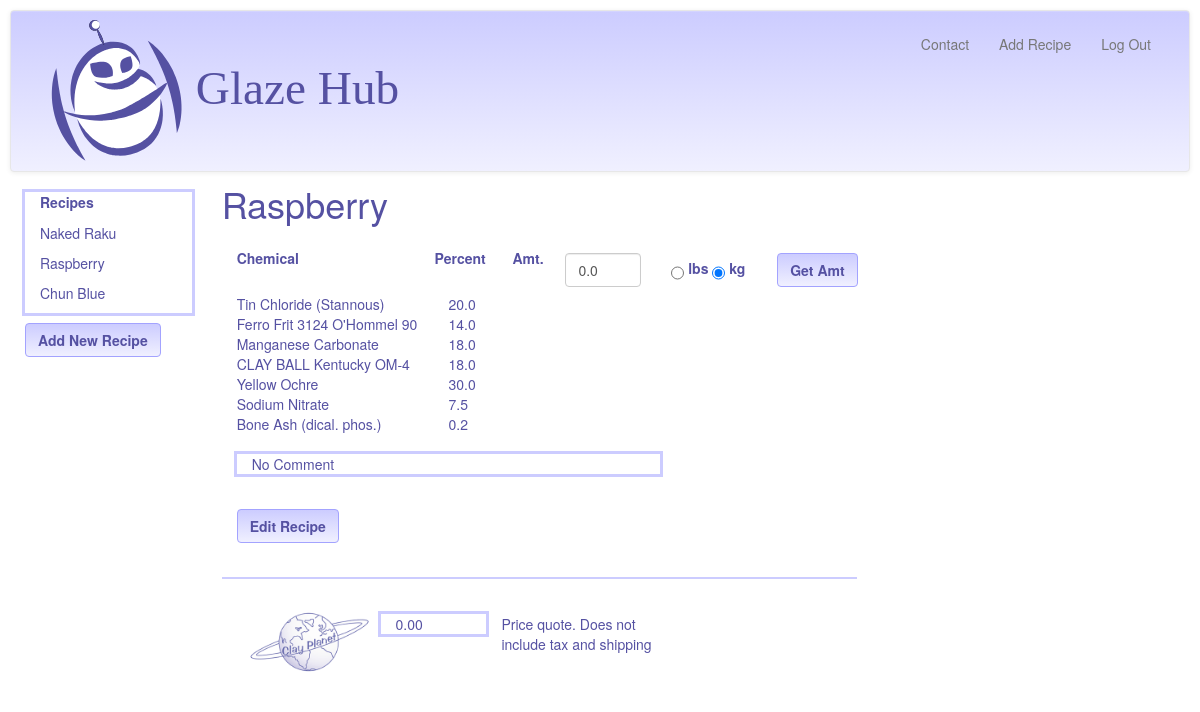
The app's page /recipecomps/4/Raspberry (signed in) with its own data.
### model.py (models this page shows, shortened)
class Recipe(Base):
    __tablename__ = "recipes"
    id = Column(Integer, primary_key=True)
    recipe_name = Column(String(120))
    user_id = Column(Integer, ForeignKey('users.id'))
    user_notes = Column(String(3000), nullable=True)
    user = relationship("User", backref=backref("recipes", order_by=id))
    @classmethod
    def getRecipeNamesByUserID(cls, user_id):
        return session.query(Recipe).filter_by(user_id=user_id).all()
    @classmethod
    def getRecipeIDByName(cls, recipe_name, user_id):
        return session.query(Recipe).\
            filter_by(recipe_name=recipe_name).\
            filter_by(user_id=user_id).first()

class Component(Base):
    __tablename__ = "components"
    id = Column(Integer, primary_key=True)
    chem_id = Column(Integer, ForeignKey('chemicals.id'), nullable=False)
    recipe_id = Column(Integer, ForeignKey('recipes.id'), nullable=False)
    percentage = Column(Float, nullable=False)
    chem = relationship("Chem", backref=backref("components", order_by=id))
    recipe = relationship("Recipe", backref=backref("components", order_by=id))
    @classmethod
    def getComponentsByRecipeID(cls, recipe_id):
        return session.query(Component).filter_by(recipe_id=recipe_id).all()

class Chem(Base):
    __tablename__ = "chemicals"
    id = Column(Integer, primary_key=True)
    chem_name = Column(String(120))
    quarter = Column(Float)
    half = Column(Float)
    onelb = Column(Float)
    fivelb = Column(Float)
    tenlb = Column(Float)
    twentyfivelb = Column(Float)
    fiftylb = Column(Float)
    onehundlb = Column(Float)
    fivehundlb = Column(Float)

### glazehub.py (the view)
@app.route("/recipecomps/<int:userViewID>/<recipeName>")
def recipe(userViewID, recipeName):
    displayRecipes = showUserRecipeList(userViewID)
    userLoginID = session["user_id"]
    if checkUserLoginID(userLoginID, userViewID):
        userViewID = userLoginID
        recipes = model.Recipe.getRecipeNamesByUserID(userLoginID)
        return render_template("user_recipes.html", displayRecipes=recipes)
    else:
        recipe = model.Recipe.getRecipeIDByName(recipeName, userViewID)
        components = model.Component.getComponentsByRecipeID(recipe.id)
    messageToUser = None
    price_quote = 0.00
    batchComp = []
    wholeNumList = []
    frctnList = []
    batchsize = None
    unit_sys = "unitSys"
    lbschecked = ""
    kgchecked = 'checked = "checked"'
    return render_template("/recipecomps.html/", user_id=userViewID,
                           recipe_name=recipeName, components=components,
                           batchComp=batchComp,
                           displayRecipes=displayRecipes,
                           user_notes=recipe.user_notes,
                           messageToUser=messageToUser,
                           unitSys=unit_sys, batchsize=batchsize,
                           wholeNumList=wholeNumList, frctnList=frctnList,
                           lbschecked=lbschecked, kgchecked=kgchecked,
                           price_quote=price_quote)

### glazehub.py (called while the page is built)
def showUserRecipeList(userViewID):
    userLoginID = session["user_id"]
    if checkUserLoginID(userLoginID, userViewID):
        recipes = model.Recipe.getRecipeNamesByUserID(userLoginID)
        return recipes
    else:
        recipes = model.Recipe.getRecipeNamesByUserID(userViewID)
        return recipes

def checkUserLoginID(userLoginID, userViewID):
    if userLoginID != int(userViewID):
        flash("Invalid User ID. Here are your recipes.4")
    return False

### templates/recipecomps.html (shortened to what this page needs)
{% extends 'base.html' %}
{% block body %}
<div class = "col-sm-2">
	<div class = "col-sm-12" id = "recipe_list" style="outline: 3px solid #ccccff; margin-bottom:10px" >
    	<label class = "control-label" for="userRecipes">
			Recipes
		</label>
		{% for recipe in displayRecipes %}
		<ul style = "margin-top: 6px" class="recipe_names">
			<a class = "recipe_links" href = "/recipecomps/{{recipe.user_id}}/{{recipe.recipe_name }}">
				<li>{{ recipe.recipe_name }}</li></a>
		</ul>
		{% endfor %}
	</div>
	<div class = "row" id = "add_recipe_button">
		<div class = "col-sm-2">
			<a href = "/addRecipe/{{user_id}}">
			<button class ="btn btn-GH" id = "add_recipe">
					<strong>Add New Recipe</strong></button>
			</a>
		</div>
	</div>
</div>
	<div class = "col-sm-10" id = "recipe_section" style="margin-top:-2em">
		<h1>{{ recipe_name }}</h1>
		<div class = "col-sm-8" id = "recipe_list" >
			<div class = "row" style = "color:#5551a2">
				<div class = "col-sm-4" id = "chem_name" style = "margin-top:1em"><strong>Chemical
					</strong>
				</div>
				<div class = "col-sm-2" id = "percentage" style = "margin-top:1em; margin-left:-1em"><strong>Percent
					</strong>
				</div>
				<div class = "form-group" id = "amount_to_make" style = "margin-top:1em">
					<label class = "col-sm-1 control-label" style = "margin-left: -2em" for "amt">
						Amt.
					</label>
					<form action = "/recipecomps/{{user_id}}/{{recipe_name}}" method = "POST">
						<div class ="col-sm-2">
							{% if batchsize %}
								<input class = "form-control" type = "text" id = "batchsize"
										  name="batchsize" value = "{{batchsize}}"/>
							{% else %}
								<input class = "form-control" type = "text" id = "batchsize"
										  name="batchsize" value = "0.0"/>
							{% endif %}
						</div>
						<div class = "col-sm-2">
							<input class = "radio-GH"  type = "radio" name= "unitSys" value = "lbs"
								{{lbschecked}}/>
							<label for "pounds">lbs</label>
							<input class = "radio-GH" type = "radio" name= "unitSys" value = "kg"
								{{kgchecked}}/>
							<label for "metric">kg</label>
						</div>
						<div class = "col-sm-1">
							<button class ="btn btn-GH" style="margin-top:5px" type = "submit" id = "getAmount">
							<strong>Get Amt</strong></button>
						</div>
						<div class = "col-sm-8" id ="comp_percent_amt">
						{% for comp in components %}
							<div class = "row">
								<div class = "col-sm-6" >{{comp.chem.chem_name}}</div>
								<div class = "col-sm-2">{{comp.percentage}}</div>
							</div>
						{% endfor %}
						</div>
					</form>
				</div>
				<div class = "col-sm-4">
				</div>
			</div>
			<div class = "row">
				<div class = "col-sm-8"
					style="outline: 3px solid #ccccff; margin-top:20px; margin-left:15px;
						margin-bottom:20px">
					{{user_notes}}
				</div>
			</div>
			<div class = "row">
				<form action = "/editRecipe/{{user_id}}/{{recipe_name}}"
					<div class = "col-sm-2">
						<button class ="btn btn-GH" style="margin-top:15px" type = "submit" id = "editRecipe">
						<strong>Edit Recipe</strong></button>
					</div>
			<div class = "row">
				<hr noshade color ="#ccccff"></hr>
			</div>
		<form action = "/emailCP/{{user_id}}/{{recipe_name}}/{{batchsize}}">
			<div class = "row">
				<div class = "col-sm-3">
					<img id = "cplogo" src="/static/img/cplogo.png">
				</div>
				<div class = "col-sm-2" style="outline: 3px solid #ccccff; margin-top:15px">
					{%if batchsize%}
						{{"$%.2f" %price_quote}}
					{%else%}
						0.00
					{% endif %}
				</div>
				<div class = "col-sm-4" style="margin-top:15px">
					Price quote. Does not include tax and shipping
				</div>
			</div>
		</form>
	</div>
	</div>
{% endblock %}

### templates/base.html (shortened to what this page needs)
<html>
    <head>
        <link rel="stylesheet" href="/static/css/bootstrap.css" />
        <link rel="stylesheet" href="/static/css/style.css" />
    </head>
    <body>
        <div class="navbar navbar-default">
            <div class="container-fluid">
                <div class="navbar-header">
                    <img class = "header_logo" src="/static/img/ghlogo1114.svg"><a class="navbar-brand" href="/"></a>
                </div>
                <div class="navbar-collapse collapse">
                    <ul class="nav navbar-nav navbar-right">
                        <li ><a href="mailto:glazehub@gmail.com">Contact</a></li>
                        {% if session["user_id"] %}
                            <li><a href = "/addRecipe/{{user_id}}">Add Recipe</a><li>
                            <li ><a href="/logout"> {{"Log Out"}} </a></li>
                        {% else %}
                             <li ><a href="/enterRecipe">Calculator</a></li>
                            <li ><a href="/login">{{"Log In"}}</a></li>
                        {% endif %}
                    </ul>
                </div>
            </div>
        </div>
        {% block body %}{% endblock %}
    </body>
</html>

### static/css/style.css (style rules this page uses)
a:link { color:#5551a2; }
.header_logo { width: 350px; }
#cplogo { width:125px; margin:10px; }
body { margin:10px; font-family: "Helvetica Neue", Helvetica, "Segoe UI", Arial, freesans, sans-serif; color:#5551a2; }
ul.recipe_names { list-style-type: none; padding:0 0px; }
input { height:3em; margin-top: 5px; }
.navbar-default { background-image: -webkit-linear-gradient(top, #ccccff 0%, #f0f0ff 100%); background-image: -o-linear-gradient(top, #ccccff 0%, #f0f0ff 100%); background-image: -webkit-gradient(linear, left top, left bottom, from(#ccccff), to(#f0f0ff)); background-image: linear-gradient(to bottom, #ccccff 0%, #f0f0ff 100%); filter: progid:DXImageTransform.Microsoft.gradient(startColorstr='#ccccffccccffff', endColorstr='#ccccff0f0ff', GradientType=0); filter: progid:DXImageTransform.Microsoft.gradient(enabled = false); background-repeat: repeat-x; border-radius: 4px; padding:8px; -webkit-box-shadow: inset 0 1px 0 rgba(255, 255, 255, .15), 0 1px 5px rgba(0, 0, 0, .075); box-shadow: inset 0 1px 0 rgba(255, 255, 255, .15), 0 1px 5px rgba(0, 0, 0, .075); }
.btn-GH { background-image: -webkit-linear-gradient(top, #ccccff 0%, #f0f0ff 100%); background-image: -o-linear-gradient(top, #ccccff 0%, #f0f0ff 100%); background-image: -webkit-gradient(linear, left top, left bottom, from(#ccccff), to(#f0f0ff)); background-image: linear-gradient(to bottom, #ccccff 0%, #f0f0ff 100%); filter: progid:DXImageTransform.Microsoft.gradient(startColorstr='#ffccccff', endColorstr='#fff0f0ff', GradientType=0); filter: progid:DXImageTransform.Microsoft.gradient(enabled = false); background-repeat: repeat-x; border-color: #a3a3ff; color:#5551a2; }
hr { border-color:#ccccff; border-width: 2px; }
.radio-GH, .checkbox-inline { display: inline-block; padding-left: 20px; margin-bottom: 0; font-weight: normal; vertical-align: middle; cursor: pointer; }

### records on screen
Recipe: recipe_name "Naked Raku"
Recipe: recipe_name "Raspberry", user_notes "No Comment"
Recipe: recipe_name "Chun Blue"
Component: chem.chem_name "Tin Chloride (Stannous)", percentage "20.0"
Component: chem.chem_name "Ferro Frit 3124 O'Hommel 90", percentage "14.0"
Component: chem.chem_name "Manganese Carbonate", percentage "18.0"
Component: chem.chem_name "CLAY BALL Kentucky OM-4", percentage "18.0"
Component: chem.chem_name "Yellow Ochre", percentage "30.0"
Component: chem.chem_name "Sodium Nitrate", percentage "7.5"
Component: chem.chem_name "Bone Ash (dical. phos.)", percentage "0.2"

### other values on screen
{{ "Log Out" }} "Log Out"
